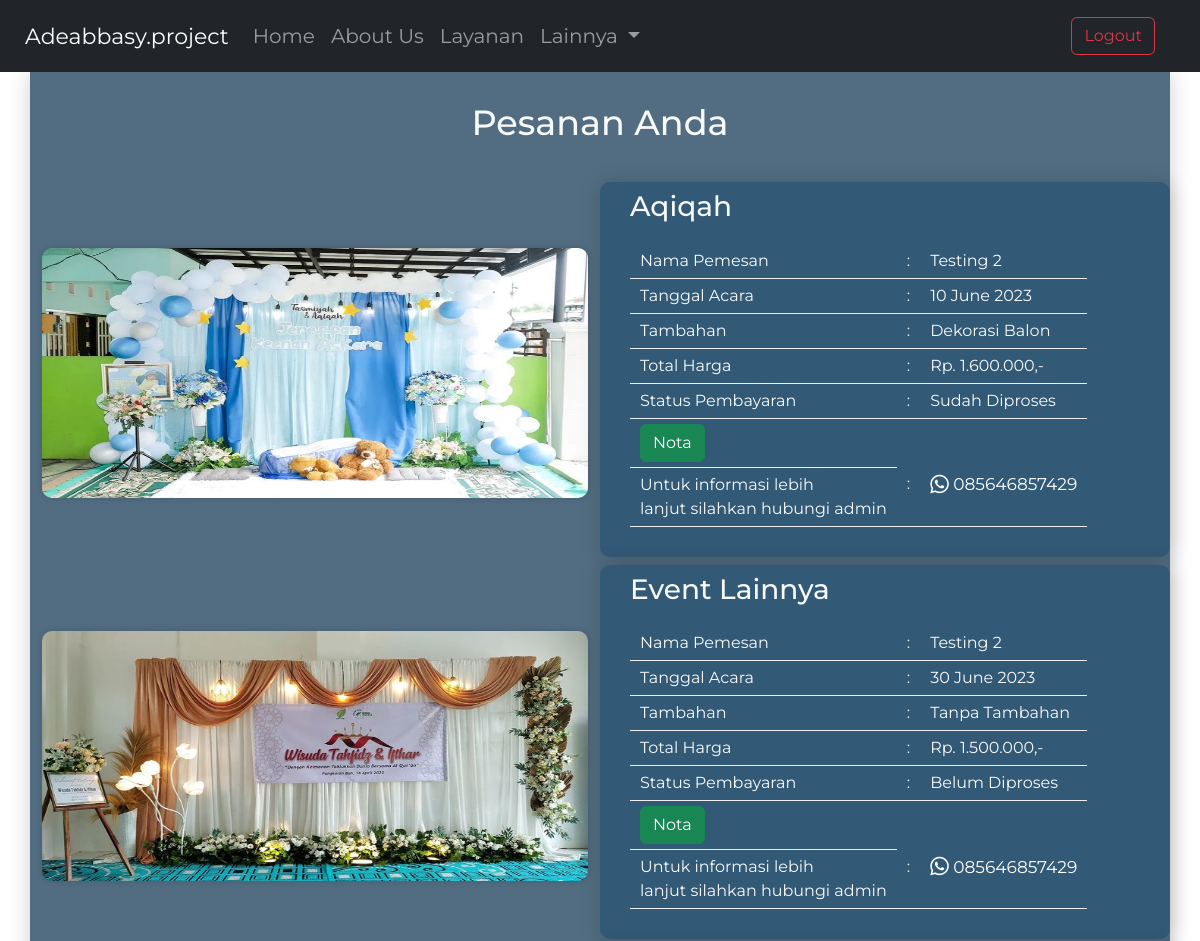
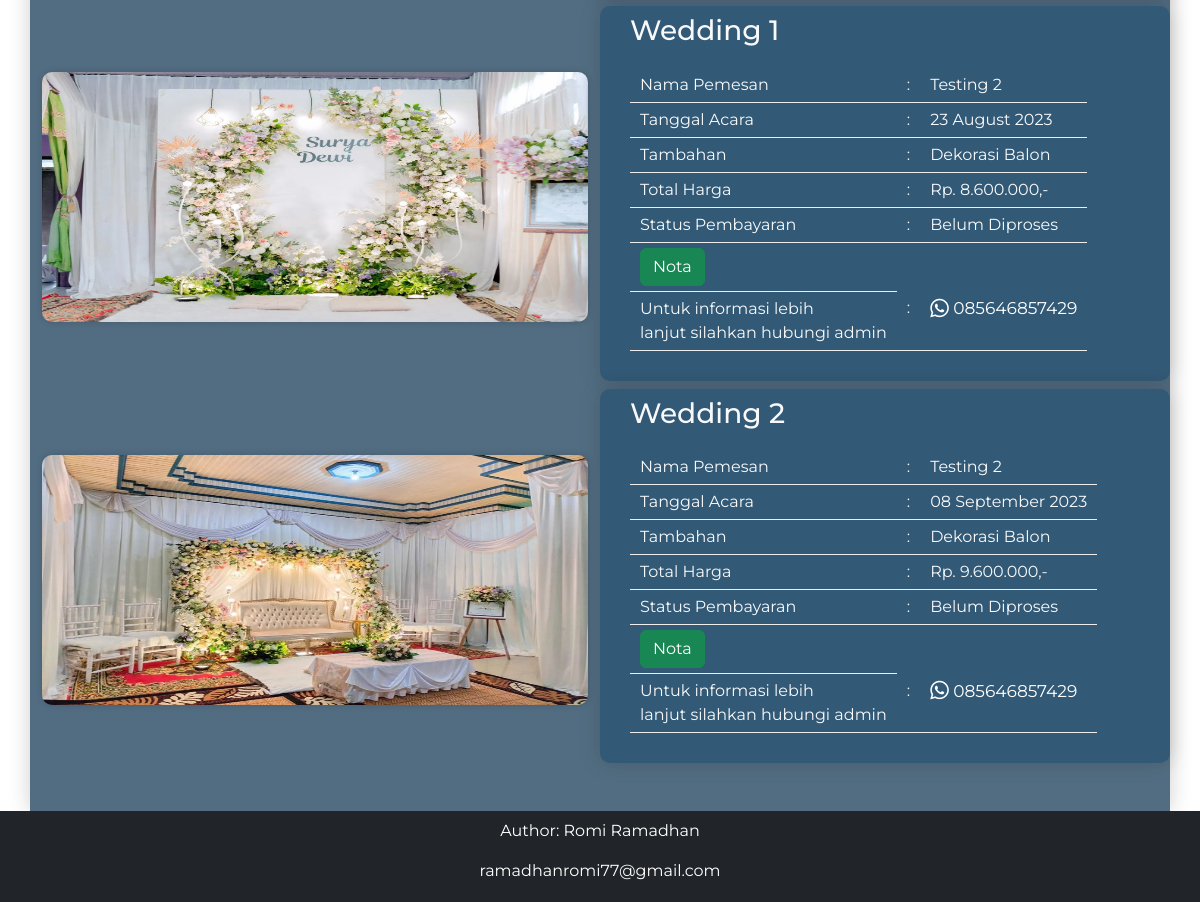
The page /pesanan.php?idc=3 (signed in) on the database its author committed (2 pictures, top to bottom).
### tables this page shows
CREATE TABLE `pesanan` (
  `idpesanan` int(10) UNSIGNED NOT NULL,
  `paket_layanan_idpaket` int(10) UNSIGNED NOT NULL,
  `customer_idcustomer` int(10) UNSIGNED NOT NULL,
  `tambahan_idtambahan` int(10) UNSIGNED NOT NULL,
  `tanggal_pesanan` date DEFAULT NULL,
  `tanggal_acara` date DEFAULT NULL,
  `total_harga` int(10) UNSIGNED DEFAULT NULL
);

CREATE TABLE `paket_layanan` (
  `idpaket` int(10) UNSIGNED NOT NULL,
  `nama_paket` varchar(45) DEFAULT NULL,
  `deskripsi_paket` varchar(200) DEFAULT NULL,
  `harga_paket` int(10) UNSIGNED DEFAULT NULL,
  `gambar_paket` varchar(200) DEFAULT NULL
);

CREATE TABLE `customer` (
  `idcustomer` int(10) UNSIGNED NOT NULL,
  `nama_cust` varchar(200) DEFAULT NULL,
  `alamat_cust` varchar(450) DEFAULT NULL,
  `no_hp` varchar(15) DEFAULT NULL,
  `email` varchar(200) DEFAULT NULL,
  `pass` varchar(50) DEFAULT NULL
);

CREATE TABLE `tambahan` (
  `idtambahan` int(10) UNSIGNED NOT NULL,
  `nama_tambahan` varchar(150) NOT NULL,
  `deskripsi_tambahan` varchar(250) NOT NULL,
  `harga_tambahan` int(10) UNSIGNED NOT NULL
);

### admin/function.php (called while the page is built, shortened)
<?php
    $conn = mysqli_connect('localhost','root','','dbadeabbasy');
    function query($query){
        global $conn;
        $result = mysqli_query($conn, $query);
        $rows = [];
        while ($row = mysqli_fetch_assoc($result)){
            $rows[] = $row;
        }
        return $rows;
    }
?>

### pesanan.php (the view, shortened to what this page needs)
<?php
    require ("admin/function.php");
    $idc = $_GET["idc"];
    $cust = query ("SELECT * FROM customer WHERE idcustomer = $idc;")[0];
    $transt = query ("SELECT * FROM pesanan WHERE customer_idcustomer = $idc;");
    $jmltransaksi = 0;
    foreach($transt as $row) :
        $jmltransaksi++;
    endforeach;
?>
<!DOCTYPE html>
<html lang="en">
    <head>
        <link rel="stylesheet" href="https://cdnjs.cloudflare.com/ajax/libs/bootstrap/5.3.0/css/bootstrap.min.css">
        <link rel="stylesheet" href="https://cdnjs.cloudflare.com/ajax/libs/font-awesome/6.0.0-beta3/css/all.min.css">
        <link href="https://cdn.jsdelivr.net/npm/bootstrap@5.3.0-alpha1/dist/css/bootstrap.min.css" rel="stylesheet">
    </head>
    <body style="background: white;">
        <nav class="navbar navbar-expand-lg navbar-dark bg-dark text-light sticky-top atas">
            <div class="container-fluid" style="font-size: 20px;">
                <a class="navbar-brand" href="indexlog.php?idc=<?= $idc?>" style="font-size: 22px;">Adeabbasy.project</a>
                <div class="collapse navbar-collapse" id="navbarScroll">
                    <ul class="navbar-nav me-auto my-2 my-lg-0 navbar-nav-scroll" style="--bs-scroll-height: 100px;">
                        <li class="nav-item">
                            <a class="nav-link" aria-current="page" href="indexlog.php?idc=<?= $idc?>">Home</a>
                        </li>
                        <li class="nav-item">
                            <a class="nav-link" href="indexlog.php?idc=<?= $idc?>#about">About Us</a>
                        </li>
                        <li class="nav-item">
                            <a class="nav-link" href="indexlog.php?idc=<?= $idc?>#layanan">Layanan</a>
                        </li>
                        <li class="nav-item dropdown">
                            <a class="nav-link dropdown-toggle" href="#" role="button" data-bs-toggle="dropdown" aria-expanded="false">
                                Lainnya
                            </a>
                        </li>
                    </ul>
                    <div class='d-flex' role='search'>
                        <a href='logout.php'><button class='btn btn-outline-danger' style='margin-right: 20px;'>Logout</button></a>
                    </div>
                </div>
            </div>
        </nav>
        <div id="home" class="text-center text-light justify-content-between container" style="height: 100%; background: #526D82; box-shadow: 0 0 20px 0 rgba(29, 29, 29, 0.21); display: flex;
        <?php
        if ($jmltransaksi <= 2) {
            echo 'padding-bottom: 190px;';
        }
        else {
            echo '';
        }
        ?>">
            <div class="row align-items-center mb-5">
                <h2 class="judul">Pesanan Anda</h2>
                <?php
                $trans = "SELECT * FROM pesanan WHERE customer_idcustomer = $idc;";
                $retvalt = mysqli_query($conn, $trans);
                while($row = mysqli_fetch_array($retvalt)){
                    $pkt = query ("SELECT * FROM paket_layanan WHERE idpaket = $row[paket_layanan_idpaket];")[0];
                    $tbh = query ("SELECT * FROM tambahan WHERE idtambahan = $row[tambahan_idtambahan];")[0];
                    $stats = query ("SELECT * FROM pembayaran WHERE pesanan_idpesanan = $row[idpesanan];")[0];
                ?>
                <div class="col-md-6 mt-2 pt-2">
                    <img class="gambar" src="assets/<?= $pkt['gambar_paket']; ?>" alt="error">
                </div>
                <div class="col-md-6 mt-2 pt-2 align-items-left form-container">
                    <h3><?= $pkt["nama_paket"]; ?></h3>
                    <table>
                        <tr>
                            <td>Nama Pemesan</td>
                            <td>:</td>
                            <td><?= $cust["nama_cust"]; ?></td>
                        </tr>
                        <tr>
                            <td>Tanggal Acara</td>
                            <td>:</td>
                            <td><?= date('d F Y', strtotime($row["tanggal_acara"])); ?></td>
                        </tr>
                        <tr>
                            <td>Tambahan</td>
                            <td>:</td>
                            <td><?= $tbh["nama_tambahan"]; ?></td>
                        </tr>
                        <tr>
                            <td>Total Harga</td>
                            <td>:</td>
                            <td>Rp. <?= number_format($row["total_harga"],0,',','.'); ?>,-</td>
                        </tr>
                        <tr>
                            <td>Status Pembayaran</td>
                            <td>:</td>
                            <td>
                                <?php
                                if ($stats["status_bayar"] == "Sudah Dibayar") {
                                    echo "Sudah Diproses";
                                } else {
                                    echo "Belum Diproses";
                                }
                                ?>
                            </td>
                        </tr>
                        <tr>
                            <td><a href='admin/nota.php?id=<?= $idc ?>&idpesanan=<?= $row["idpesanan"]; ?>&tgla=<?= $row["tanggal_acara"]; ?>&tbh=<?= $tbh["nama_tambahan"]; ?>&tot=<?= $row["total_harga"]; ?>' target=”_blank”><button class='btn btn-success' style='margin-right: 20px;'>Nota</button></a></td>
                        </tr>
                        <tr>
                            <td>Untuk informasi lebih<br> lanjut silahkan hubungi admin</td>
                            <td>:</td>
                            <td><a href="https://wa.me/6282227774402" target=”_blank” style="text-decoration: none; color: white;"><p style="font-size: 17px;"><span class="fa-brands fa-whatsapp fa-lg"></span> 085646857429</p></a></td>
                        </tr>
                    </table>
                </div>
                <?php } ?>
            </div>
        </div>
        <footer>
            <div class="foot1">
                <p>Author: Romi Ramadhan</p>
                <p>ramadhanromi77@gmail.com</p>
            </div>
        </footer>
    </body>
</html>

### pesanan.php (style rules this page uses)
body { font-family: 'Montserrat', sans-serif; background: #f8f8f8; }
h2 { font-size: 35px; }
.atas { padding: 13px; }
footer { text-align: center; padding: 3px 0; background-color: #212529; color: white; }
.form-container { max-width: 600px; margin: 0 auto; padding: 30px; text-align: left; background-color: #325976; box-shadow: 0 0 20px rgba(29, 29, 29, 0.21); border-radius: 10px; }
.gambar { width: 100%; height: 250px; border-radius: 10px; box-shadow: 0 0 6px 0 rgba(29, 29, 29, 0.21); }
.form-container h3 { margin-bottom: 20px; }
.form-container table { display: flex; width: 100%; }
.form-container td { vertical-align: top; padding: 5px 10px; text-align: left; border-bottom: 1px solid #eee; }
.judul { margin: 30px 0; }
.foot1 { padding-top: 5px; }

### rows shown on the page
pesanan: paket_layanan_idpaket.gambar_paket (picture), paket_layanan_idpaket.nama_paket "Aqiqah", customer_idcustomer.nama_cust "Testing 2", tanggal_acara "10 June 2023", tambahan_idtambahan.nama_tambahan "Dekorasi Balon", total_harga "1.600.000", shows "Sudah Diproses"
pesanan: paket_layanan_idpaket.gambar_paket (picture), paket_layanan_idpaket.nama_paket "Event Lainnya", customer_idcustomer.nama_cust "Testing 2", tanggal_acara "30 June 2023", tambahan_idtambahan.nama_tambahan "Tanpa Tambahan", total_harga "1.500.000", shows "Belum Diproses"
pesanan: paket_layanan_idpaket.gambar_paket (picture), paket_layanan_idpaket.nama_paket "Wedding 1", customer_idcustomer.nama_cust "Testing 2", tanggal_acara "23 August 2023", tambahan_idtambahan.nama_tambahan "Dekorasi Balon", total_harga "8.600.000", shows "Belum Diproses"
pesanan: paket_layanan_idpaket.gambar_paket (picture), paket_layanan_idpaket.nama_paket "Wedding 2", customer_idcustomer.nama_cust "Testing 2", tanggal_acara "08 September 2023", tambahan_idtambahan.nama_tambahan "Dekorasi Balon", total_harga "9.600.000", shows "Belum Diproses"
